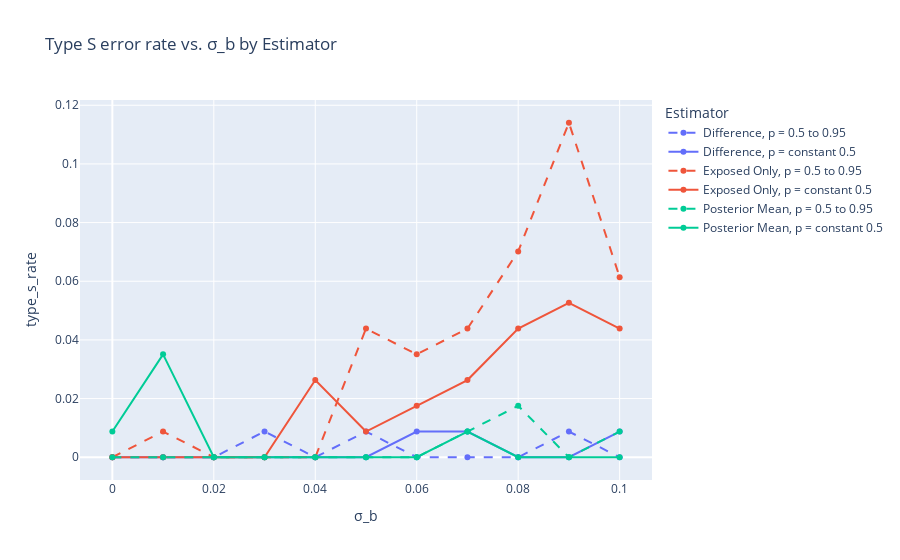

The notebook cell this image was saved under:
### Code cell
fig_type_s = px.line(
    result_means,
    x="sigma_b",
    y="type_s_rate",
    color="estimator",
    line_dash="p",
    line_dash_map=dash_map,
    markers=True,
    title="Type S error rate vs. σ_b by Estimator",
    labels={"sigma_b": "σ_b", "type_s_error": "Type S Error Rate"},
)

# keep legend showing only estimator
fig_type_s.update_layout(legend_title_text="Estimator")
fig_type_s.show()

### Figure 1 — Plotly figure (JSON) as saved in the notebook; plotly's stock layout.template omitted (floating-point values rounded to 4 significant figures)
{"data": [{"hovertemplate": "estimator=Difference<br>p=p = 0.5 to 0.95<br>σ_b=%{x}<br>type_s_rate=%{y}<extra></extra>", "legendgroup": "Difference, p = 0.5 to 0.95", "line": {"color": "#636efa", "dash": "dash"}, "marker": {"symbol": "circle"}, "mode": "lines+markers", "name": "Difference, p = 0.5 to 0.95", "orientation": "v", "showlegend": true, "type": "scatter", "x": [0, 0.01, 0.02, 0.03, 0.04, 0.05, 0.06, 0.07, 0.08, 0.09, 0.1], "xaxis": "x", "y": [0, 0, 0, 0.008772, 0, 0.008772, 0, 0, 0, 0.008772, 0], "yaxis": "y"}, {"hovertemplate": "estimator=Difference<br>p=p = constant 0.5<br>σ_b=%{x}<br>type_s_rate=%{y}<extra></extra>", "legendgroup": "Difference, p = constant 0.5", "line": {"color": "#636efa", "dash": "solid"}, "marker": {"symbol": "circle"}, "mode": "lines+markers", "name": "Difference, p = constant 0.5", "orientation": "v", "showlegend": true, "type": "scatter", "x": [0, 0.01, 0.02, 0.03, 0.04, 0.05, 0.06, 0.07, 0.08, 0.09, 0.1], "xaxis": "x", "y": [0, 0, 0, 0, 0, 0, 0.008772, 0.008772, 0, 0, 0.008772], "yaxis": "y"}, {"hovertemplate": "estimator=Exposed Only<br>p=p = 0.5 to 0.95<br>σ_b=%{x}<br>type_s_rate=%{y}<extra></extra>", "legendgroup": "Exposed Only, p = 0.5 to 0.95", "line": {"color": "#EF553B", "dash": "dash"}, "marker": {"symbol": "circle"}, "mode": "lines+markers", "name": "Exposed Only, p = 0.5 to 0.95", "orientation": "v", "showlegend": true, "type": "scatter", "x": [0, 0.01, 0.02, 0.03, 0.04, 0.05, 0.06, 0.07, 0.08, 0.09, 0.1], "xaxis": "x", "y": [0, 0.008772, 0, 0, 0, 0.04386, 0.03509, 0.04386, 0.07018, 0.114, 0.0614], "yaxis": "y"}, {"hovertemplate": "estimator=Exposed Only<br>p=p = constant 0.5<br>σ_b=%{x}<br>type_s_rate=%{y}<extra></extra>", "legendgroup": "Exposed Only, p = constant 0.5", "line": {"color": "#EF553B", "dash": "solid"}, "marker": {"symbol": "circle"}, "mode": "lines+markers", "name": "Exposed Only, p = constant 0.5", "orientation": "v", "showlegend": true, "type": "scatter", "x": [0, 0.01, 0.02, 0.03, 0.04, 0.05, 0.06, 0.07, 0.08, 0.09, 0.1], "xaxis": "x", "y": [0, 0, 0, 0, 0.02632, 0.008772, 0.01754, 0.02632, 0.04386, 0.05263, 0.04386], "yaxis": "y"}, {"hovertemplate": "estimator=Posterior Mean<br>p=p = 0.5 to 0.95<br>σ_b=%{x}<br>type_s_rate=%{y}<extra></extra>", "legendgroup": "Posterior Mean, p = 0.5 to 0.95", "line": {"color": "#00cc96", "dash": "dash"}, "marker": {"symbol": "circle"}, "mode": "lines+markers", "name": "Posterior Mean, p = 0.5 to 0.95", "orientation": "v", "showlegend": true, "type": "scatter", "x": [0, 0.01, 0.02, 0.03, 0.04, 0.05, 0.06, 0.07, 0.08, 0.09, 0.1], "xaxis": "x", "y": [0, 0, 0, 0, 0, 0, 0, 0.008772, 0.01754, 0, 0.008772], "yaxis": "y"}, {"hovertemplate": "estimator=Posterior Mean<br>p=p = constant 0.5<br>σ_b=%{x}<br>type_s_rate=%{y}<extra></extra>", "legendgroup": "Posterior Mean, p = constant 0.5", "line": {"color": "#00cc96", "dash": "solid"}, "marker": {"symbol": "circle"}, "mode": "lines+markers", "name": "Posterior Mean, p = constant 0.5", "orientation": "v", "showlegend": true, "type": "scatter", "x": [0, 0.01, 0.02, 0.03, 0.04, 0.05, 0.06, 0.07, 0.08, 0.09, 0.1], "xaxis": "x", "y": [0.008772, 0.03509, 0, 0, 0, 0, 0, 0.008772, 0, 0, 0], "yaxis": "y"}], "layout": {"legend": {"title": {"text": "Estimator"}, "tracegroupgap": 0}, "title": {"text": "Type S error rate vs. σ_b by Estimator"}, "xaxis": {"anchor": "y", "domain": [0, 1], "title": {"text": "σ_b"}}, "yaxis": {"anchor": "x", "domain": [0, 1], "title": {"text": "type_s_rate"}}}}
